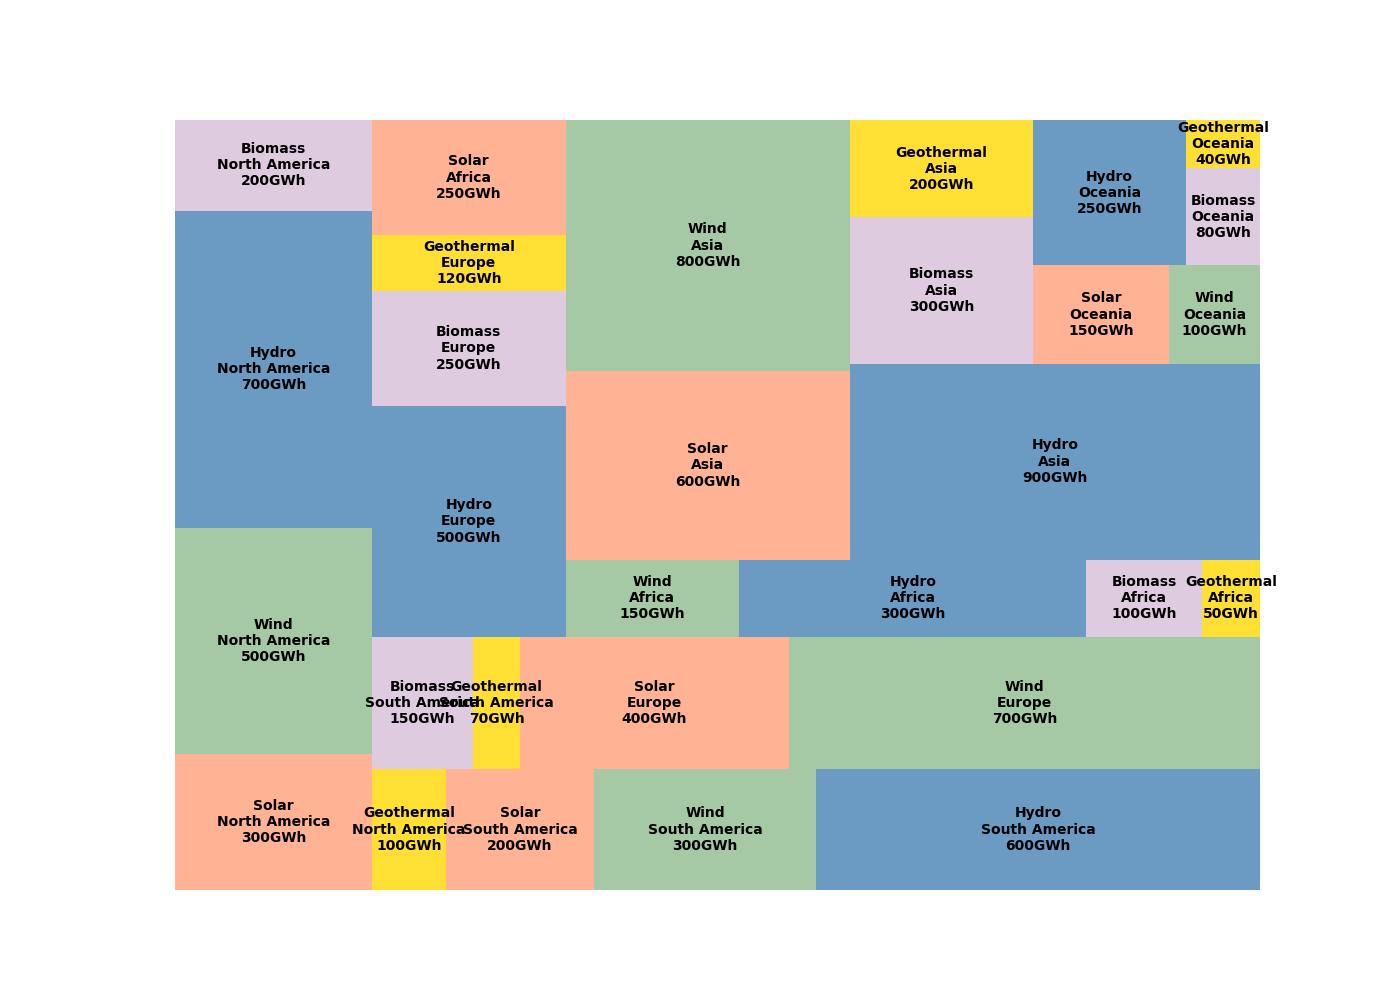

This chart was generated by the following Python code:
import matplotlib.pyplot as plt
import squarify

renewable_data = {
    'North America': {'Solar': 300, 'Wind': 500, 'Hydro': 700, 'Biomass': 200, 'Geothermal': 100},
    'South America': {'Solar': 200, 'Wind': 300, 'Hydro': 600, 'Biomass': 150, 'Geothermal': 70},
    'Europe': {'Solar': 400, 'Wind': 700, 'Hydro': 500, 'Biomass': 250, 'Geothermal': 120},
    'Africa': {'Solar': 250, 'Wind': 150, 'Hydro': 300, 'Biomass': 100, 'Geothermal': 50},
    'Asia': {'Solar': 600, 'Wind': 800, 'Hydro': 900, 'Biomass': 300, 'Geothermal': 200},
    'Oceania': {'Solar': 150, 'Wind': 100, 'Hydro': 250, 'Biomass': 80, 'Geothermal': 40}
}

labels = []
values = []
colors = []
base_colors = {
    'Solar': '#FFA07A',
    'Wind': '#8FBC8F',
    'Hydro': '#4682B4',
    'Biomass': '#D8BFD8',
    'Geothermal': '#FFD700'
}

for continent, sources in renewable_data.items():
    for source, value in sources.items():
        labels.append(f'{source}\n{continent}\n{value}GWh')
        values.append(value)
        colors.append(base_colors[source])

plt.figure(figsize=(14, 10))
squarify.plot(sizes=values, label=labels, color=colors, alpha=0.8, text_kwargs={'fontsize': 10, 'weight': 'bold', 'wrap': True})

plt.axis('off')
plt.show()
